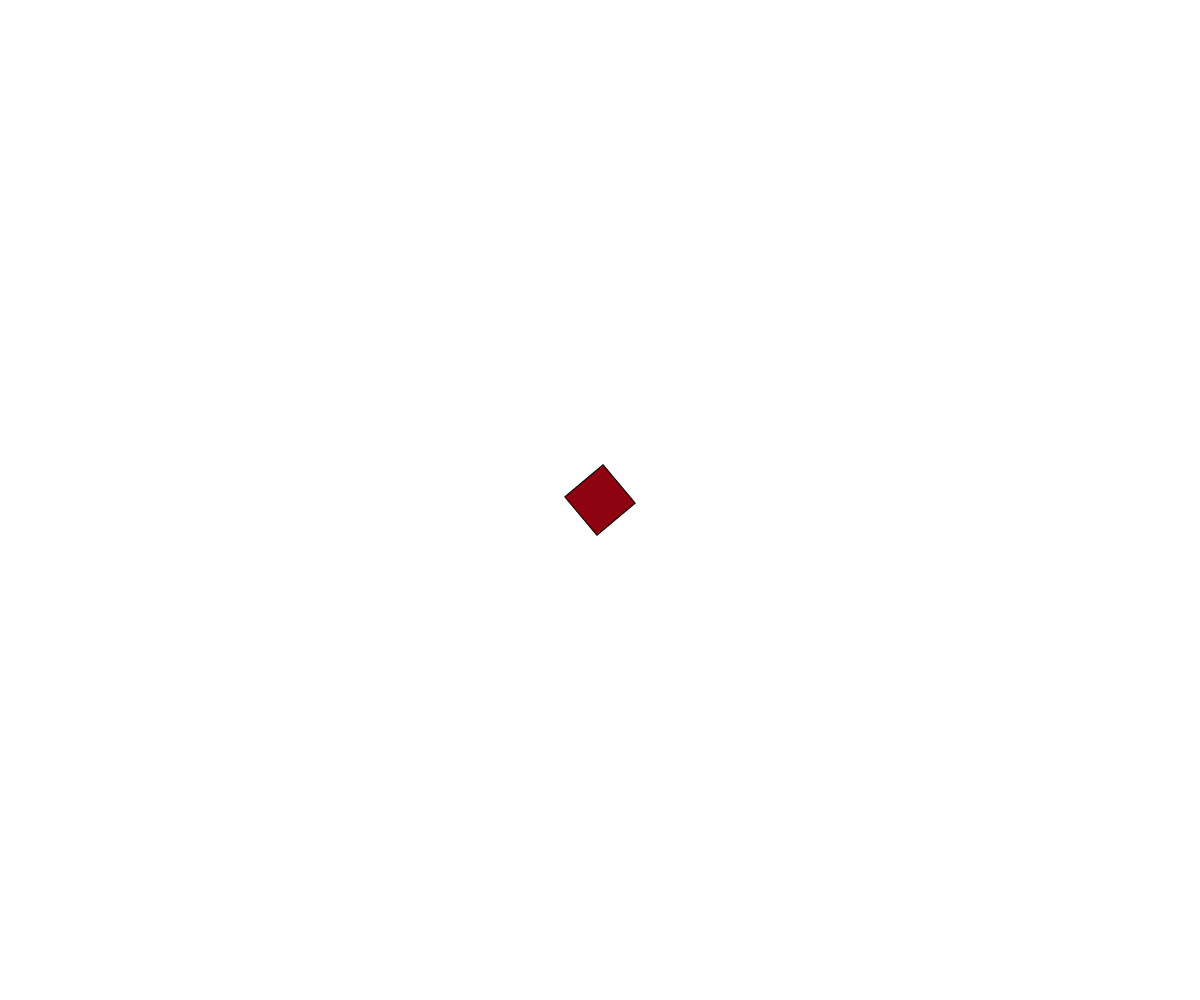
Frame 1 (no input)
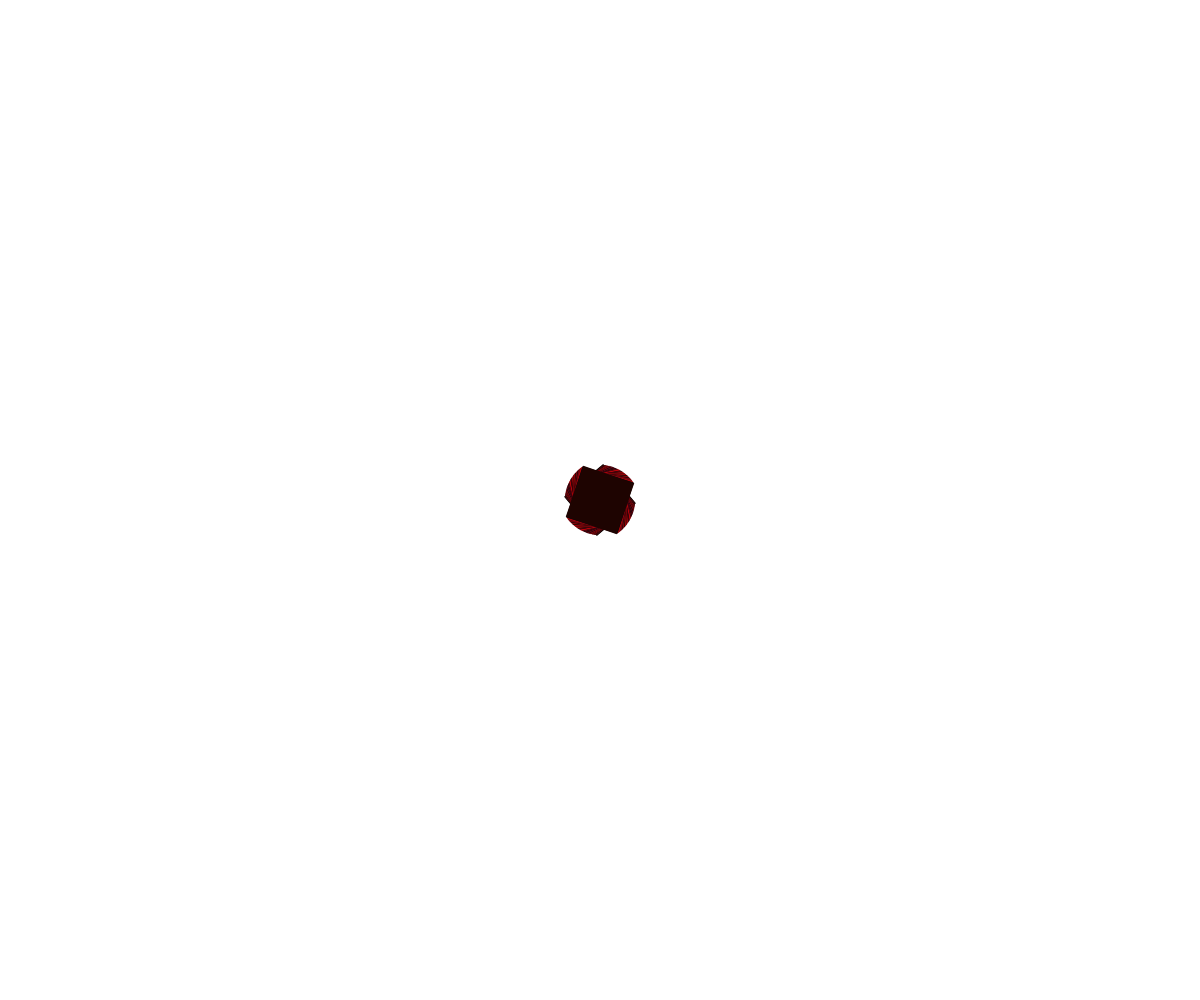
Frame 60 (no input)
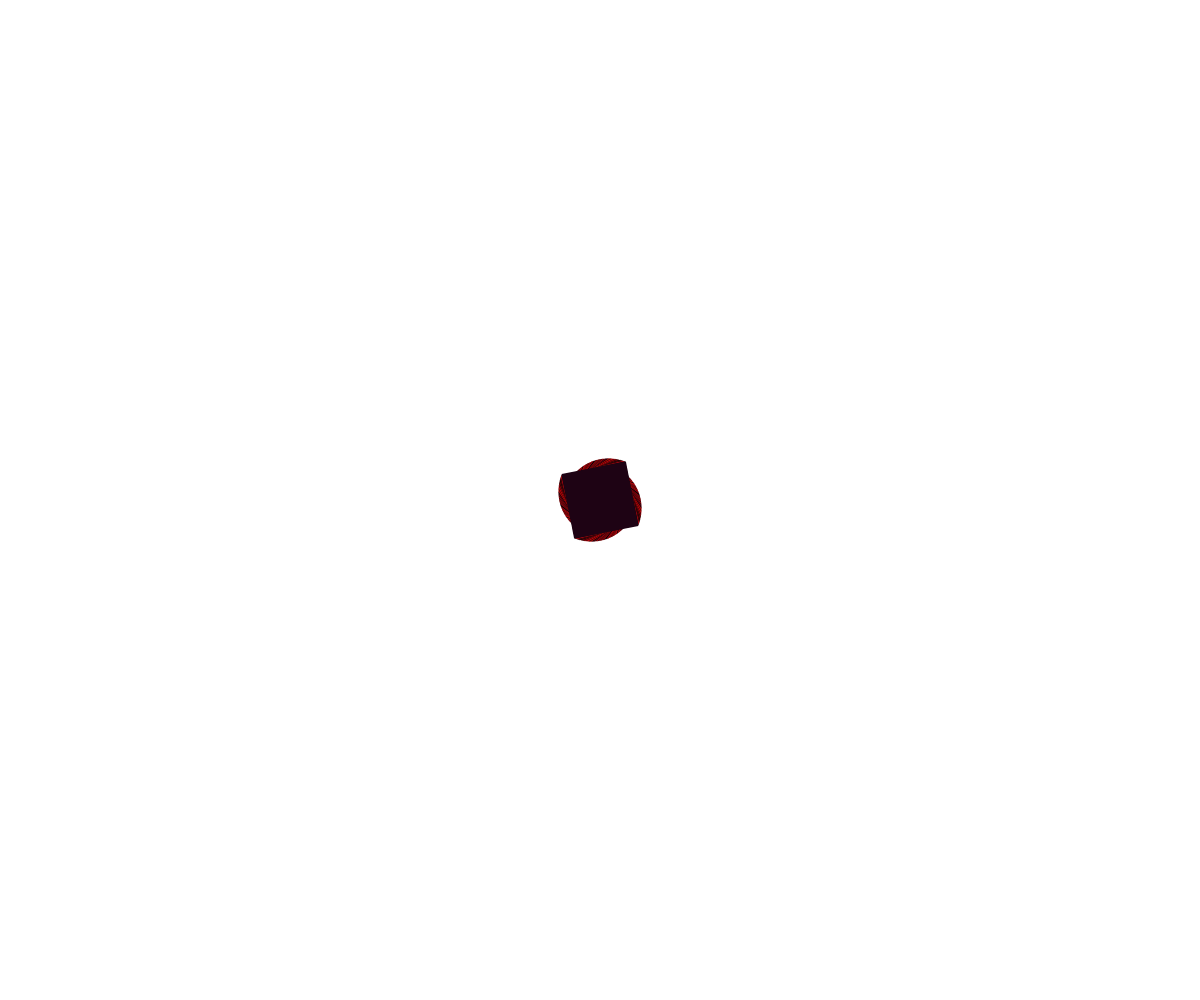
Frame 120 (the mouse pressed at the canvas centre since frame 60)

The p5.js sketch that drew these frames (run headless with seeded random() and noise() and a simulated clock; from frame 60 on, the mouse is pressed at the canvas centre):

// p5.js sketch
// ── sketch.js
// Arrays and Pbject Notation Assignment
// Josh Wright
// March 8, 2023
//
// Extra for Experts:
// - describe what you did to take this project "above and beyond"

// idea make a square that rotates and bit and shrinks a bit

let x;
let y;
let rectSize;
let r = 50;

function setup() {
  createCanvas(windowWidth, windowHeight);
  x = width/2;
  y = height/2;
  rectSize = 50;
  rectMode(CENTER);
  angleMode(DEGREES);
  
}

function draw() {
  //background(220);
  drawSquare();
  
}

function drawSquare() {
  noStroke;
  translate(x, y);
  fill(random(200), random(10), random(20));
  rotate(r);
  rect(0, 0 , rectSize, rectSize);
  noStroke();
  r++;
  rectSize += sin(frameCount/8);
}



// let boxes = [];
// function setup() {
//   createCanvas(windowWidth, windowHeight);
//   angleMode(DEGREES);
//   rectMode(CENTER);


//   for (let y=0; y < height; y+=50) {
//     for (let x = 0; x<width; x+=50) {
//       spawnBox(x, y, 50, random(1000));
//     }
//   }
    
// }

// function draw() {
//   background(220);

//   //display all boxes
//   for (let i=0; i<boxes.length; i++) {
//     displayBox(boxes[i]);
//   }
  
// }

// function displayBox(myBox) {
//   push(); //saving transformation matrix
//   translate(myBox.x, myBox.y);
//   rotate(myBox.rotation);
//   square(0, 0, myBox.size);
//   pop(); //resetting transformation matrix
// }

// function spawnBox(theX, theY, theSize, howRotated) {
//   let someBox = {
//     x: theX,
//     y: theY,
//     size: theSize,
//     rotation: howRotated,
//   };
//   boxes.push(someBox);
// }
